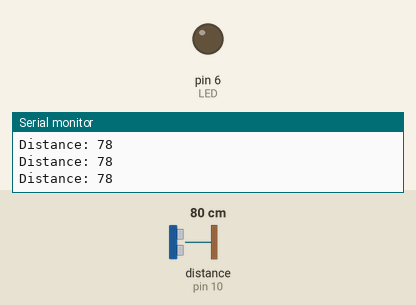
Recording of a sketch running on a simulated Arduino Uno, built with avr-gcc and run on an emulated ATmega328P. Parts: output pins drawn as LEDs (lit = HIGH), the last lines printed to the serial monitor. Wiring (inferred from the names in the program): ultrasonic range finder: trigger pin 9; echo pin 10. Inputs (shaded band) come from the test bench; at power-on: distance to the obstacle (sensor on pin 10) 80 cm. The echo pulse lasts 58.3 µs per cm; pins used as bus, display or sensor lines are not drawn.

Above: at 1.2 s.
1.3 s: distance to the obstacle (sensor on pin 10) set to 54 cm
2.8 s: distance to the obstacle (sensor on pin 10) set to 46 cm
At 3.5 s:
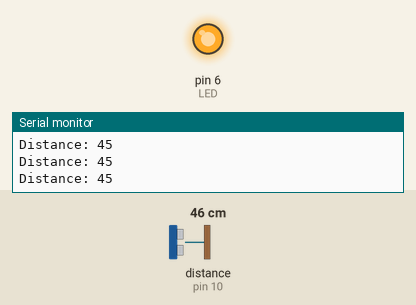
4.3 s: distance to the obstacle (sensor on pin 10) set to 60 cm
At 4.7 s:
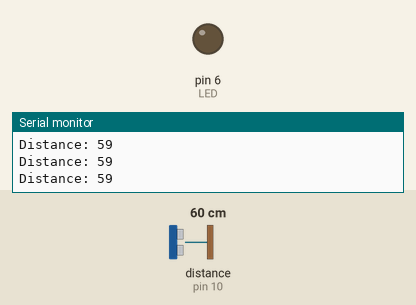
7.3 s: distance to the obstacle (sensor on pin 10) set to 18 cm
At 8.1 s:
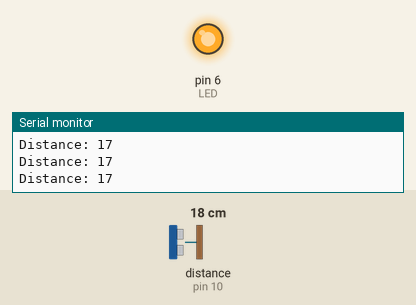
Timing chart, 0 to 9.8 s (numbered marks = the images above; inputs shaded):
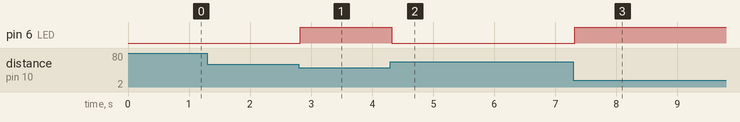

Measured:
- the behaviour switches between 51 and 50 cm on distance to the obstacle (sensor on pin 10) (found by bisection; images 0 and 1)
- after the input at 2.8 s, pin 6 (LED): LOW → HIGH at once
- after the input at 4.3 s, pin 6 (LED): HIGH → LOW at once
- after the input at 7.3 s, pin 6 (LED): LOW → HIGH at once

The sketch:

ultrasonic_sensor.ino
```cpp
const int trigPin = 9;
const int echoPin = 10;
int LED=6;

long duration;
int distance;

void setup() {
  // put your setup code here, to run once:
pinMode(trigPin,OUTPUT);
pinMode(echoPin,INPUT);
pinMode(LED,OUTPUT);
Serial.begin(9600);
}

void loop() {
  // put your main code here, to run repeatedly:
digitalWrite(trigPin,LOW);
delayMicroseconds(10);

digitalWrite(trigPin, HIGH);
delayMicroseconds(10);
digitalWrite(trigPin,LOW);
duration=pulseIn(echoPin,HIGH);
distance=duration*0.034/2;
Serial.print("Distance: ");
Serial.println(distance);

if(distance<50)
{
  digitalWrite(LED,HIGH);
  //delay(1000);
  }
  else
  digitalWrite(LED,LOW);
}
```
